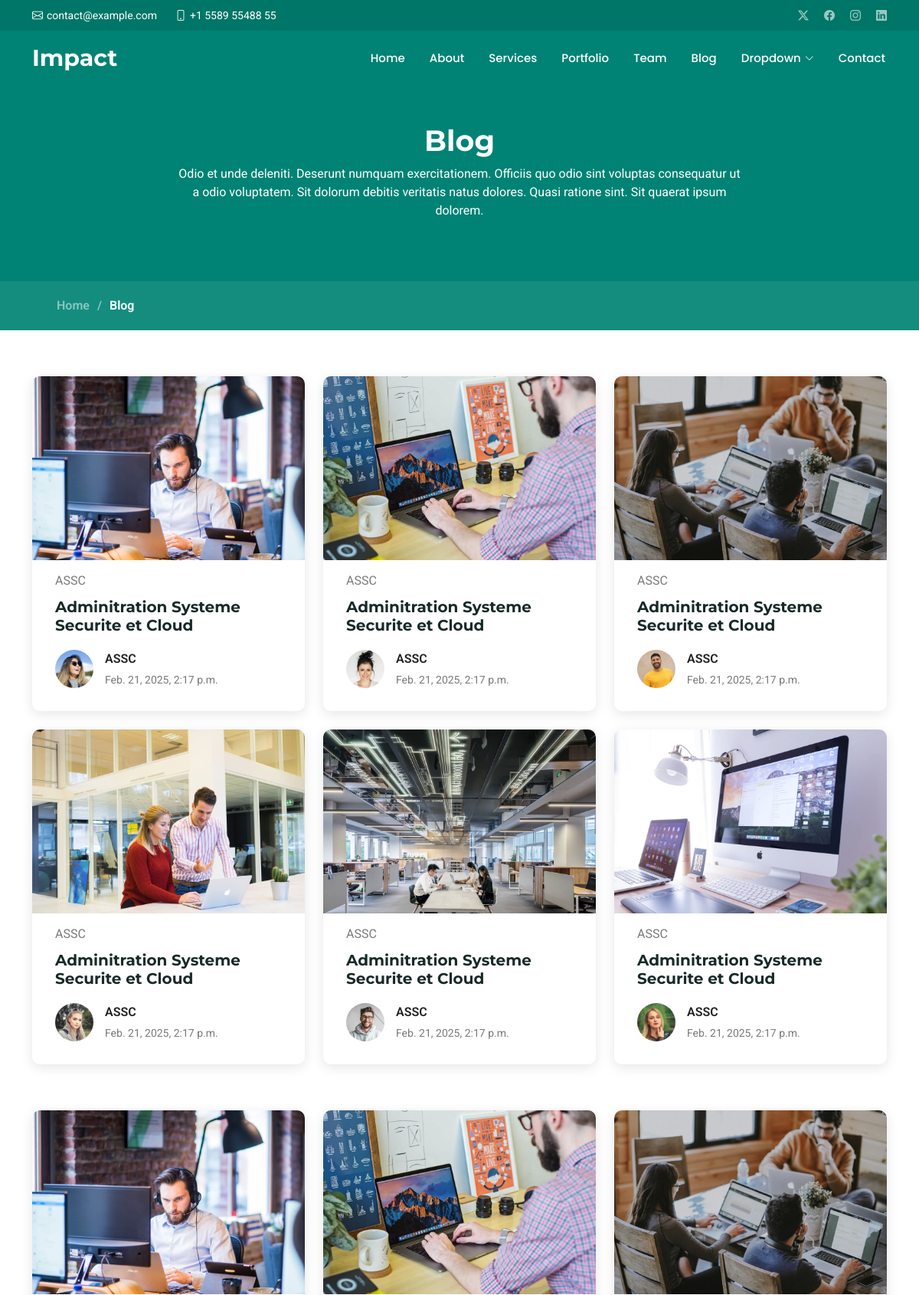
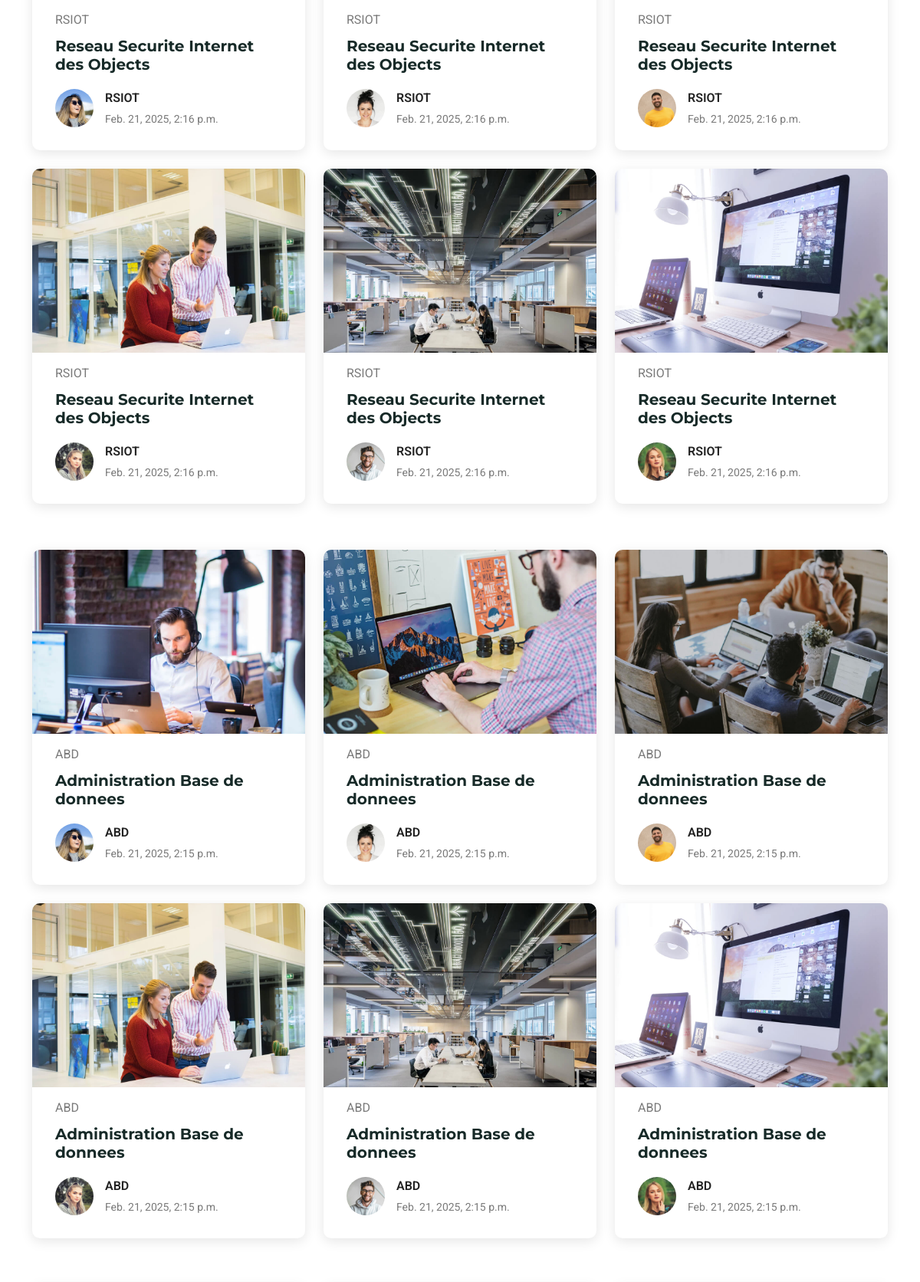
Page /blog (upper part) on the committed database (2 pictures, top to bottom).
### blog/models.py (models this page shows, shortened)
class POST(models.Model):
    title = models.CharField(max_length=50)
    contener = models.TextField(max_length=50)
    created_at = models.DateTimeField( auto_now_add= True)
    categorie =  models.CharField(max_length=50)
    frequence = models.CharField(max_length=50)

### blog/views.py (the view)
# urls.py: path('blog', blog , name = 'blog'),
def blog(request):
    posts = POST.objects.all().order_by('-created_at')
    return render(request , 'blog/blog.html' , {'posts': posts})

### blog/templates/blog/blog.html (shortened to what this page needs)
{%load static%}
<!DOCTYPE html>
<html lang="en">
<head>
  <link href="{% static 'vendor/bootstrap/css/bootstrap.min.css' %}" rel="stylesheet">
  <link href="{% static 'vendor/bootstrap-icons/bootstrap-icons.css' %}" rel="stylesheet">
  <link href="{% static 'vendor/aos/aos.css" rel="stylesheet">
  <link href="{% static 'vendor/glightbox/css/glightbox.min.css' %}" rel="stylesheet">
  <link href="{% static 'vendor/swiper/swiper-bundle.min.css' %}" rel="stylesheet">
  <link href="{% static 'css/main.css' %}" rel="stylesheet">
</head>
<body class="blog-page">
  <header id="header" class="header fixed-top">
    <div class="topbar d-flex align-items-center">
      <div class="container d-flex justify-content-center justify-content-md-between">
        <div class="contact-info d-flex align-items-center">
          <i class="bi bi-envelope d-flex align-items-center"><a href="mailto:contact@example.com">contact@example.com</a></i>
          <i class="bi bi-phone d-flex align-items-center ms-4"><span>+1 5589 55488 55</span></i>
        </div>
        <div class="social-links d-none d-md-flex align-items-center">
          <a href="#" class="twitter"><i class="bi bi-twitter-x"></i></a>
          <a href="#" class="facebook"><i class="bi bi-facebook"></i></a>
          <a href="#" class="instagram"><i class="bi bi-instagram"></i></a>
          <a href="#" class="linkedin"><i class="bi bi-linkedin"></i></a>
        </div>
      </div>
    </div>
    <div class="branding d-flex align-items-cente">
      <div class="container position-relative d-flex align-items-center justify-content-between">
        <a href="index.html" class="logo d-flex align-items-center">
          <h1 class="sitename">Impact</h1>
          <span>.</span>
        </a>
        <nav id="navmenu" class="navmenu">
          <ul>
            <li><a href="#hero">Home<br></a></li>
            <li><a href="#about">About</a></li>
            <li><a href="#services">Services</a></li>
            <li><a href="#portfolio">Portfolio</a></li>
            <li><a href="#team">Team</a></li>
            <li><a href="blog.html" class="active">Blog</a></li>
            <li class="dropdown"><a href="#"><span>Dropdown</span> <i class="bi bi-chevron-down toggle-dropdown"></i></a>
            </li>
            <li><a href="#contact">Contact</a></li>
          </ul>
        </nav>
      </div>
    </div>
  </header>
  <main class="main">
    <div class="page-title">
      <div class="heading">
        <div class="container">
          <div class="row d-flex justify-content-center text-center">
            <div class="col-lg-8">
              <h1>Blog</h1>
              <p class="mb-0">Odio et unde deleniti. Deserunt numquam exercitationem. Officiis quo odio sint voluptas consequatur ut a odio voluptatem. Sit dolorum debitis veritatis natus dolores. Quasi ratione sint. Sit quaerat ipsum dolorem.</p>
            </div>
          </div>
        </div>
      </div>
      <nav class="breadcrumbs">
        <div class="container">
          <ol>
            <li><a href="{% url 'index' %}">Home</a></li>
            <li class="current">Blog</li>
          </ol>
        </div>
      </nav>
    </div>
    {% for post in posts %}
    <section id="blog-posts" class="blog-posts section">
      <div class="container">
        <div class="row gy-4">
          <div class="col-lg-4">
            <article>
              <div class="post-img">
                <img src="{% static 'img/blog/blog-1.jpg' %}" alt="" class="img-fluid">
              </div>
              <p class="post-category">{{ post.title }}</p>
              <h2 class="title">
                <a href="blog-details.html">{{ post.contener }}</a>
              </h2>
              <div class="d-flex align-items-center">
                <img src="{% static 'img/blog/blog-author.jpg' %}" alt="" class="img-fluid post-author-img flex-shrink-0">
                <div class="post-meta">
                  <p class="post-author">{{ post.title }}</p>
                  <p class="post-date">
                    <time datetime="2022-01-01">{{ post.created_at }} </time>
                  </p>
                </div>
              </div>
            </article>
          </div>
          <div class="col-lg-4">
            <article>
              <div class="post-img">
                <img src="{% static 'img/blog/blog-2.jpg' %}" alt="" class="img-fluid">
              </div>
              <p class="post-category">{{ post.title }}</p>
              <h2 class="title">
                <a href="blog-details.html">{{ post.contener }}</a>
              </h2>
              <div class="d-flex align-items-center">
                <img src="{% static 'img/blog/blog-author-2.jpg' %}" alt="" class="img-fluid post-author-img flex-shrink-0">
                <div class="post-meta">
                  <p class="post-author">{{ post.title }}</p>
                  <p class="post-date">
                    <time datetime="2022-01-01">{{ post.created_at }}</time>
                  </p>
                </div>
              </div>
            </article>
          </div>
          <div class="col-lg-4">
            <article>
              <div class="post-img">
                <img src="{% static 'img/blog/blog-3.jpg' %}" alt="" class="img-fluid">
              </div>
              <p class="post-category">{{ post.title }}</p>
              <h2 class="title">
                <a href="blog-details.html">{{ post.contener }}</a>
              </h2>
              <div class="d-flex align-items-center">
                <img src="{% static 'img/blog/blog-author-3.jpg' %}" alt="" class="img-fluid post-author-img flex-shrink-0">
                <div class="post-meta">
                  <p class="post-author">{{ post.title }}</p>
                  <p class="post-date">
                    <time datetime="2022-01-01">{{ post.created_at }}</time>
                  </p>
                </div>
              </div>
            </article>
          </div>
          <div class="col-lg-4">
            <article>
              <div class="post-img">
                <img src="{% static 'img/blog/blog-4.jpg' %}"alt="" class="img-fluid">
              </div>
              <p class="post-category">{{ post.title }}</p>
              <h2 class="title">
                <a href="blog-details.html">{{ post.contener }}</a>
              </h2>
              <div class="d-flex align-items-center">
                <img src="{% static 'img/blog/blog-author-4.jpg' %}" alt="" class="img-fluid post-author-img flex-shrink-0">
                <div class="post-meta">
                  <p class="post-author">{{ post.title }}</p>
                  <p class="post-date">
                    <time datetime="2022-01-01">{{ post.created_at }}</time>
                  </p>
                </div>
              </div>
            </article>
          </div>
          <div class="col-lg-4">
            <article>
              <div class="post-img">
                <img src="{% static 'img/blog/blog-5.jpg' %}" alt="" class="img-fluid">
              </div>
              <p class="post-category">{{ post.title }}</p>
              <h2 class="title">
                <a href="blog-details.html">{{ post.contener }}</a>
              </h2>
              <div class="d-flex align-items-center">
                <img src="{% static 'img/blog/blog-author-5.jpg' %}" alt="" class="img-fluid post-author-img flex-shrink-0">
                <div class="post-meta">
                  <p class="post-author">{{ post.title }}</p>
                  <p class="post-date">
                    <time datetime="2022-01-01">{{ post.created_at }}</time>
                  </p>
                </div>
              </div>
            </article>
          </div>
          <div class="col-lg-4">
            <article>
              <div class="post-img">
                <img src="{% static 'img/blog/blog-6.jpg' %}" alt="" class="img-fluid">
              </div>
              <p class="post-category">{{ post.title }}</p>
              <h2 class="title">
                <a href="blog-details.html">{{ post.contener }}</a>
              </h2>
              <div class="d-flex align-items-center">
                <img src="{% static 'img/blog/blog-author-6.jpg' %}" alt="" class="img-fluid post-author-img flex-shrink-0">
                <div class="post-meta">
                  <p class="post-author">{{ post.title }}</p>
                  <p class="post-date">
                    <time datetime="2022-01-01">{{ post.created_at }}</time>
                  </p>
                </div>
              </div>
            </article>
          </div>
        </div>
      </div>
      {% endfor %}
    </section>
  </main>
</body>
</html>

### rows in the picture
POST: title "ASSC", contener "Adminitration Systeme Securite et Cloud", created_at "Feb. 21, 2025, 2:17 p.m."
POST: title "RSIOT", contener "Reseau Securite Internet des Objects", created_at "Feb. 21, 2025, 2:16 p.m."
POST: title "ABD", contener "Administration Base de donnees", created_at "Feb. 21, 2025, 2:15 p.m."
